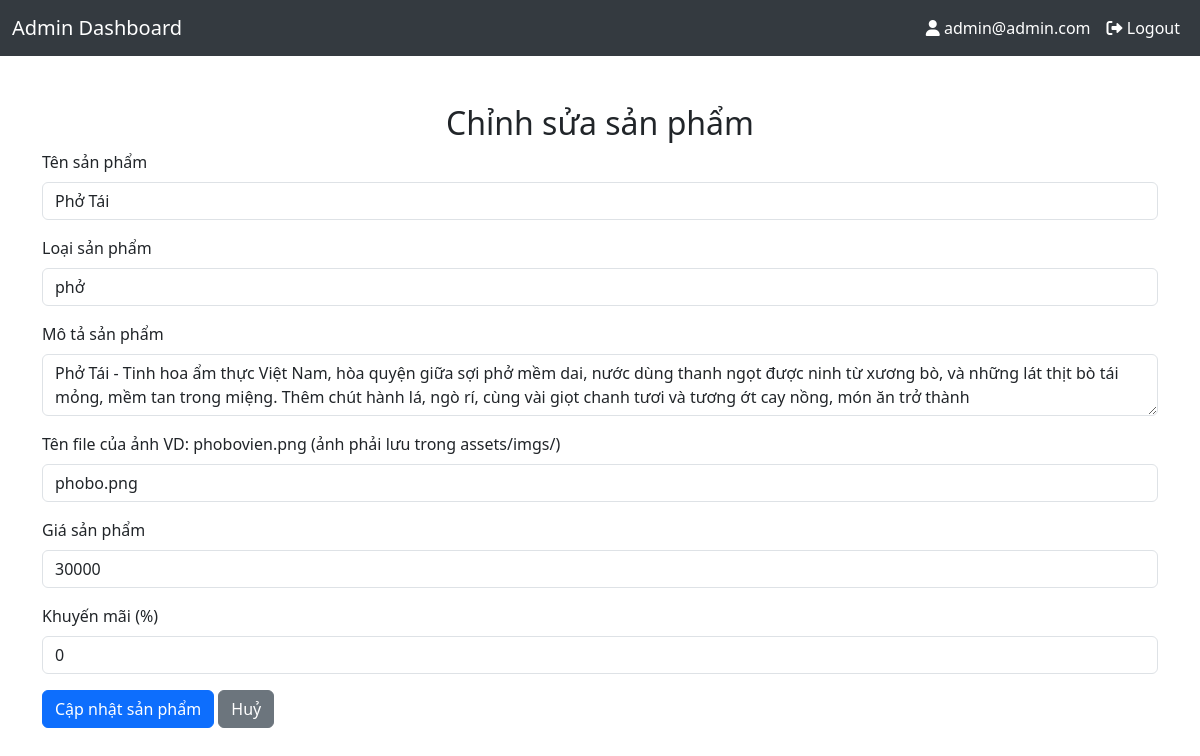
The app's page /admin/edit-function/edit_product.php?id=1 (signed in) with its own data.
### tables this page shows
CREATE TABLE `products` (
  `product_id` int(11) NOT NULL,
  `product_name` varchar(100) NOT NULL,
  `product_category` varchar(100) NOT NULL,
  `product_description` varchar(255) NOT NULL,
  `product_image` varchar(255) NOT NULL,
  `product_price` decimal(15,0) NOT NULL,
  `product_weight` decimal(5,2) NOT NULL,
  `product_special_offer` int(2) NOT NULL
);

### admin/edit-function/edit_product.php (the view, shortened to what this page needs)
<?php
include '../db.php';
if (isset($_GET['id'])) {
    $product_id = $_GET['id'];
    $stmt = $conn->prepare("SELECT * FROM products WHERE product_id = ?");
    $stmt->bind_param("i", $product_id);
    $stmt->execute();
    $result = $stmt->get_result();
    $product = $result->fetch_assoc();
}
?>
<?php include '../header.php' ?>
<head>
    <link href="https://cdn.jsdelivr.net/npm/bootstrap@5.3.0/dist/css/bootstrap.min.css" rel="stylesheet">
</head>
<body>
    <div class="container mt-5">
        <h2 class="text-center">Chỉnh sửa sản phẩm</h2>
        <form method="POST" action="edit_product.php?id=<?php echo $product_id; ?>">
            <div class="mb-3">
                <label for="product_name" class="form-label">Tên sản phẩm</label>
                <input type="text" class="form-control" id="product_name" name="product_name" value="<?php echo htmlspecialchars($product['product_name']); ?>" required>
            </div>
            <div class="mb-3">
                <label for="product_category" class="form-label">Loại sản phẩm</label>
                <input type="text" class="form-control" id="product_category" name="product_category" value="<?php echo htmlspecialchars($product['product_category']); ?>" required>
            </div>
            <div class="mb-3">
                <label for="product_description" class="form-label">Mô tả sản phẩm</label>
                <textarea class="form-control" id="product_description" name="product_description" required><?php echo htmlspecialchars($product['product_description']); ?></textarea>
            </div>
            <div class="mb-3">
                <label for="product_image" class="form-label">Tên file của ảnh VD: phobovien.png (ảnh phải lưu trong assets/imgs/)</label>
                <input type="text" class="form-control" id="product_image" name="product_image" value="<?php echo htmlspecialchars($product['product_image']); ?>" required>
            </div>
            <div class="mb-3">
                <label for="product_price" class="form-label">Giá sản phẩm</label>
                <input type="number" class="form-control" id="product_price" name="product_price" value="<?php echo htmlspecialchars($product['product_price']); ?>" required>
            </div>
            <div class="mb-3">
                <label for="product_special_offer" class="form-label">Khuyến mãi (%)</label>
                <input type="number" class="form-control" id="product_special_offer" name="product_special_offer" value="<?php echo htmlspecialchars($product['product_special_offer']); ?>" required>
            </div>
            <button type="submit" class="btn btn-primary">Cập nhật sản phẩm</button>
            <a href="../manage_products.php" class="btn btn-secondary">Huỷ</a>
        </form>
    </div>
</body>
</html>

### admin/header.php (style rules this page uses)
body { background-color: #f8f9fa; }

### records on screen
products: product_name "Phở Tái", product_category "phở", product_description "Phở Tái - Tinh hoa ẩm thực Việt Nam, hòa quyện giữa sợi phở mềm dai, nước dùng thanh ngọt được ninh từ xương bò, và những lát thịt bò tái mỏng, mềm tan trong miệng. Thêm chút hành lá, ngò rí, cùng vài giọt chanh tươi và tương ớt cay nồng, món ăn trở thành", product_image "phobo.png", product_price "30000", product_special_offer "0"

### other values on screen
$_SESSION['admin'] "admin@admin.com"
